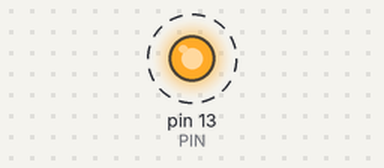
The sketch below on a simulated Arduino Uno, built with avr-gcc and run on an emulated ATmega328P. On the bench: output pins drawn as LEDs (lit = HIGH). Dashed ring = blinking. What the sketch prints to the serial monitor is not drawn.

Above: at 0.5 s.
Timing chart, 0 to 4.6 s (numbered marks = the images above):
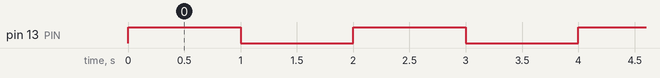

Measured:
- by itself, pin 13 (PIN): alternates HIGH for 1.0 s and LOW for 1.0 s

The sketch:

arduino-rake.ino
```cpp
int PIN = 13;

void setup() {
  Serial.begin(9600);
  pinMode(PIN, OUTPUT);
}

void loop() {
  digitalWrite(PIN, HIGH);
  Serial.print("HIGH\n");
  delay(1000);
  digitalWrite(PIN, LOW);
  Serial.print("LOW\n");
  delay(1000);
}
```
